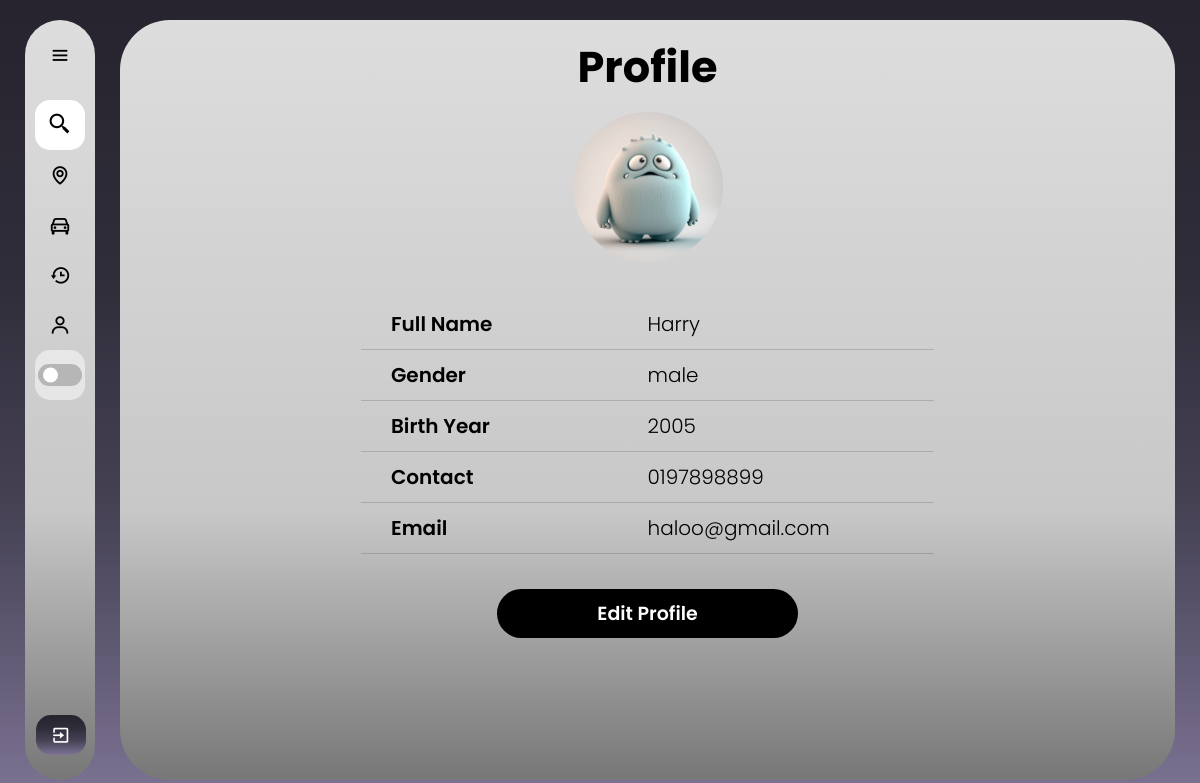
Page /base_profile (signed in) on the committed database.
### web/models.py (models this page shows)
class Profile(db.Model):
    id = db.Column(db.Integer, primary_key=True)
    fullName = db.Column(db.String(150))
    gender = db.Column(db.String(100), nullable=False)
    birthyear=db.Column(db.String(15), nullable=False)
    contact = db.Column(db.String(15), nullable=False)
    status = db.Column(db.String(20), nullable=False, default='APPROVING')
    profile_pic = db.Column(db.String(200), default="default.jpg")  # Make sure this column is present
    user_id = db.Column(db.Integer, db.ForeignKey('user.id'), nullable=False)

class User(db.Model, UserMixin):
    id = db.Column(db.Integer, primary_key=True)
    email = db.Column(db.String(150), unique=True)
    password = db.Column(db.String(150))
    is_admin = db.Column(db.Boolean, default=False)  # Add this line
    drivers_post = db.relationship('Rides', backref='user', lazy=True)
    profile = db.relationship('Profile', backref='user', lazy=True)
    passenger_matches = db.relationship('PassengerMatch', foreign_keys='PassengerMatch.passenger_id', backref='passenger_match', lazy=True)

### web/routes.py (the view)
@bp.route('/base_profile', methods=['GET'])
@login_required
def base_profile():
    profile = Profile.query.filter_by(user_id=current_user.id).first()
    if profile is None:
        flash("No profile found. Please complete your profile first.", category="error")
        return redirect(url_for('main.profile'))
    return render_template('base_profile.html', profile=profile)

### web/templates/base_profile.html (shortened to what this page needs)
{% extends "base.html" %}
{% block content %}
<!DOCTYPE html>
<html lang="en">
<head>
    <link rel="stylesheet" href="../static/base_profile.css">
</head>
<body>
    <div class="container">
        <h1>Profile</h1>
        <div class="box">
            <div class="details">
                {% if profile.profile_pic %}
                    <img src="{{ profile.profile_pic }}" alt="Profile Picture" style="width:150px;height:150px;">
                {% else %}
                    <p>No profile picture uploaded.</p>
                {% endif %}
                <div class="info">
                    <div class="row">
                        <div class="title">Full Name</div>
                        <div class="ans">{{ profile.fullName }}</div>
                    </div>
                    <div class="row">
                        <div class="title">Gender</div>
                        <div class="ans">{{ profile.gender }}</div>
                    </div>
                    <div class="row">
                        <div class="title">Birth Year</div>
                        <div class="ans">{{ profile.birthyear }}</div>
                    </div>
                    <div class="row">
                        <div class="title">Contact</div>
                        <div class="ans">{{ profile.contact }}</div>
                    </div>
                    <div class="row">
                        <div class="title">Email</div>
                        <div class="ans">{{ current_user.email }}</div>
                    </div>
                </div>
            </div>
            <a href="{{ url_for('main.editprofile') }}">
                <button type="submit" class="btn">Edit Profile</button>
            </a>
        </div>
    </div>
</body>
</html>
{% endblock %}

### web/static/base.css (style rules this page uses)
* { margin: 0; padding: 0; box-sizing: border-box; font-family: "poppins"; }
:root { --background-color: linear-gradient(to bottom, #27242f, #292632, #2c2935, #2e2b39, #312e3c, #383544, #3f3b4c, #464254, #534e64, #615a74, #6f6784, #7d7495); --box-color: linear-gradient(180deg, #DDDDDD 0%, #C8C8C8 64.5%, #777777 100%); --text-color: black; --toggle-color: white; --mode-background: rgba(255, 255, 255, 0.5); --box-shadow: 5px 5px 10px rgba(0, 0, 0, 0.5); --scroll: #0004; }
body { position: relative; min-height: 100vh; width: 100%; overflow: hidden; background: var(--background-color) fixed; }

### web/static/base_profile.css (style rules this page uses)
* { margin: 0; padding: 0; box-sizing: border-box; font-family: "poppins"; }
:root { --background-color: linear-gradient(to bottom, #27242f, #292632, #2c2935, #2e2b39, #312e3c, #383544, #3f3b4c, #464254, #534e64, #615a74, #6f6784, #7d7495); --box-color: linear-gradient(180deg, #DDDDDD 0%, #C8C8C8 64.5%, #777777 100%); --text-color: black; --toggle-color: white; --mode-background: rgba(255, 255, 255, 0.5); --box-shadow: 5px 5px 10px rgba(0, 0, 0, 0.5); --box-shadow2: 10px 10px 20px rgba(0, 0, 0, 0.5); --table-header: #2424242f; --table-data: #0000000b; --table-hover: #fff6; --scroll: #0004; }
body { position: relative; min-height: 100vh; width: 100%; }
.container { position: absolute; top: 20px; bottom: 20px; left: 120px; right: 25px; background: var(--box-color); border-radius: 50px; transition: all 0.5s ease; text-align: center; }
h1 { font-size: 43px; padding-top: 15px; color: var(--text-color); pointer-events: none; }
.box { width: 100%; max-height: calc(83% - .8rem); margin: .8rem auto; color: var(--text-color); overflow-y: auto; overflow-x: auto; white-space: nowrap; transition: all 0.5s ease; }
.details img { border-radius: 100px; }
.info { padding: 30px; font-size: 20px; color: var(--text-color); pointer-events: none; width: 45%; margin: 0 auto; transition: all 0.5s ease; }
.row { display: flex; justify-content: space-between; padding: 10px 0; border-bottom: 1.5px solid var(--table-header); }
.title { font-weight: 600; padding-left: 30px; flex-shrink: 0; }
.ans { width: 50%; font-weight: 300; text-align: left; padding-right: 30px; flex-shrink: 0; }
.btn { background: var(--text-color); border: none; border-radius: 50px; color: var(--toggle-color); cursor: pointer; font-weight: 600; padding: 10px 100px; font-size: 19px; margin: 5px; white-space: nowrap; }
@media screen and (min-width:800px) and (max-width: 1300px) { .box { width: 60%; transition: all 0.5s ease; } }
@media screen and (min-width:800px) and (max-width: 1300px) { .info { width: 100%; transition: all 0.5s ease; } }

### rows in the picture
Profile: profile_pic (picture), fullName "Harry", gender "male", birthyear "2005", contact "0197898899"
User: email "haloo@gmail.com"
